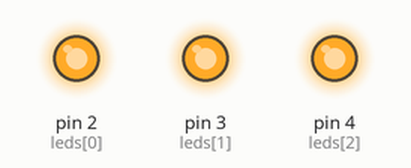
Simulated run of this sketch. Board: Arduino Uno, built with avr-gcc and run on an emulated ATmega328P. On the bench: output pins drawn as LEDs (lit = HIGH).

Above: at 0.1 s.
Timing chart, 0 to 1.6 s (numbered marks = the images above):
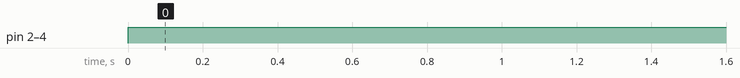

The sketch:

Programa_5_PrenderLeds_V2.ino
```cpp
int leds[] = {2,3,4};
int i;

void setup() {
  // put your setup code here, to run once:
  //debe establecaerse el mode de trabajo de un pun digital, ya sea este de entrada o de salida

  for(i=0; i<3; i++){
    pinMode(leds[i],OUTPUT);
  }
}

void loop() {
  // put your main code here, to run repeatedly:

  for(i=0; i<3; i++){
    digitalWrite(leds[i],1);
  }

  delay(1000);

  for(i=0; i>3; i++){
    digitalWrite(leds[i],0);
  }

  delay(1000);
}
```

Measured:
- by itself, pin 2 (leds[0]), pin 3 (leds[1]), pin 4 (leds[2]): LOW → HIGH at 0.00 s
